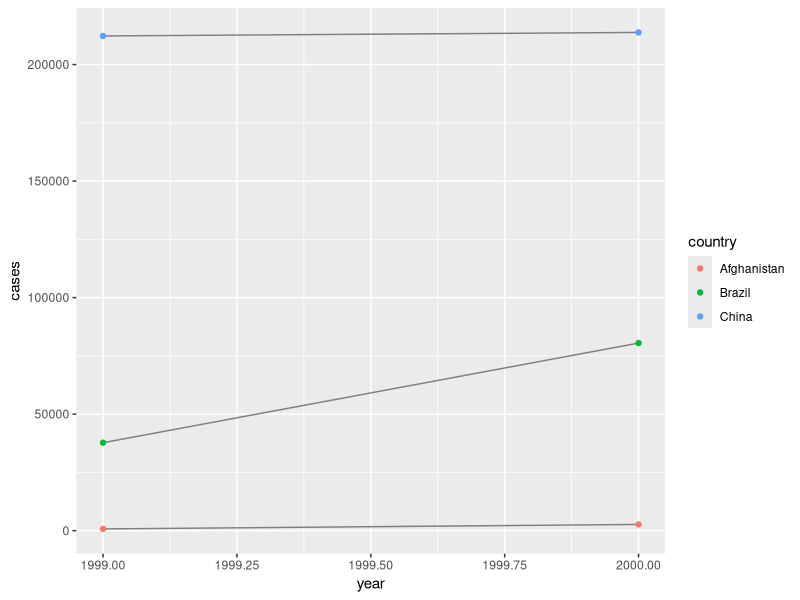
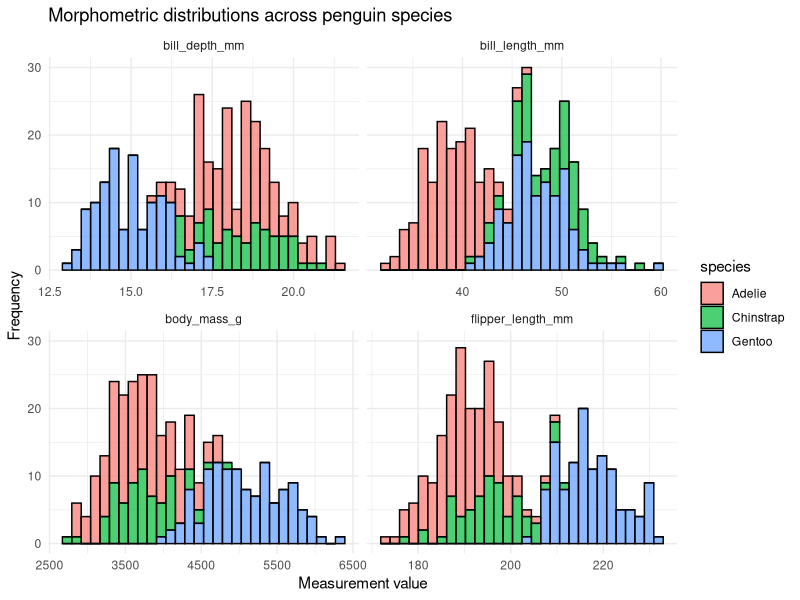

Here is the R script that generated these plots, in order:
## ---- chunk 1
library(tidyverse)
## ---- chunk 2

table1
#> # A tibble: 6 × 4
#>   country      year  cases population
#>   <chr>       <int>  <int>      <int>
#> 1 Afghanistan  1999    745   19987071
#> 2 Afghanistan  2000   2666   20595360
#> 3 Brazil       1999  37737  172006362
#> 4 Brazil       2000  80488  174504898
#> 5 China        1999 212258 1272915272
#> 6 China        2000 213766 1280428583
## ---- chunk 3
# Compute rate per 10,000
table1 %>% 
  mutate(rate = cases / population * 10000)
# mutate() is used to add a new column

## ---- chunk 4
# Compute cases per year
table1 %>% 
  count(year, wt = cases)
# it counts the number of entries in each year
## ---- chunk 5
# Visualise changes over time
ggplot(table1, aes(year, cases)) + 
  geom_line(aes(group = country), colour = "grey50") + 
  geom_point(aes(colour = country))
## ---- chunk 6
billboard
#> # A tibble: 317 × 79
#>   artist       track               date.entered   wk1   wk2   wk3   wk4   wk5
#>   <chr>        <chr>               <date>       <dbl> <dbl> <dbl> <dbl> <dbl>
#> 1 2 Pac        Baby Don't Cry (Ke... 2000-02-26      87    82    72    77    87
#> 2 2Ge+her      The Hardest Part O... 2000-09-02      91    87    92    NA    NA
#> 3 3 Doors Down Kryptonite          2000-04-08      81    70    68    67    66
#> 4 3 Doors Down Loser               2000-10-21      76    76    72    69    67
#> 5 504 Boyz     Wobble Wobble       2000-04-15      57    34    25    17    17
#> 6 98^0         Give Me Just One N... 2000-08-19      51    39    34    26    26
#> # ℹ 311 more rows
#> # ℹ 71 more variables: wk6 <dbl>, wk7 <dbl>, wk8 <dbl>, wk9 <dbl>, ...

## ---- chunk 7
#using the billboard dataset for pivot_longer()

billboard |> 
  pivot_longer(
    cols = starts_with("wk"), 
    names_to = "week",    #"week","rank" are quoted because they are new variables being created
    values_to = "rank"
  )

## ---- chunk 8
df <- tribble(
  ~id,  ~bp1, ~bp2,
   "A",  100,  120,
   "B",  140,  115,
   "C",  120,  125
)
## ---- chunk 9
df |> 
  pivot_longer(
    cols = bp1:bp2,
    names_to = "measurement",
    values_to = "value"
  )
# data pivoted and repeated an id for each measurement

## ---- chunk 10
cms_patient_experience
## ---- chunk 11
cms_patient_experience |> 
  distinct(measure_cd, measure_title)
## ---- chunk 12
cms_patient_experience |> 
  pivot_wider(
    names_from = measure_cd,
    values_from = prf_rate
  )

# still not good since there are different rows for each organisation
# we need to tell pivot_wider which column have values that uniquely identify each row 
# here the variables start with "org"
## ---- chunk 13
cms_patient_experience |> 
  pivot_wider(
    id_cols = starts_with("org"),
    names_from = measure_cd,
    values_from = prf_rate
  )
## ---- chunk 14
df <- tribble(
  ~id, ~measurement, ~value,
  "A",        "bp1",    100,
  "B",        "bp1",    140,
  "B",        "bp2",    115, 
  "A",        "bp2",    120,
  "A",        "bp3",    105
)
## ---- chunk 15
df |> 
  pivot_wider(
    names_from = measurement,
    values_from = value
  )
## ---- chunk 16
 df |> 
  distinct(measurement) |> 
  pull()

## ---- chunk 17
df |> 
  select(-measurement, -value) |> 
  distinct()

## ---- chunk 18
df |> 
  select(-measurement, -value) |> 
  distinct() |> 
  mutate(x = NA, y = NA, z = NA)

## ---- chunk 19
library(palmerpenguins)

# Create a long version of the penguins dataset

penguins_long <- penguins |>
  pivot_longer(
    cols = c(bill_length_mm, bill_depth_mm, flipper_length_mm, body_mass_g),
    names_to = "measurement_type",
    values_to = "value"
  )
# View the result
head(penguins_long)

## ---- chunk 20
penguins_long |>
  drop_na(value) |>
  ggplot(aes(x = value, fill = species)) +
  geom_histogram(bins = 30, alpha = 0.7, colour = "black") +
  facet_wrap(~ measurement_type, scales = "free_x") +
  theme_minimal() +
  labs(
    title = "Morphometric distributions across penguin species",
    x = "Measurement value",
    y = "Frequency"
  )

## ---- chunk 21
mass_summary <- penguins |>
  drop_na(body_mass_g) |>
  group_by(species, island) |>
  summarise(mean_mass = mean(body_mass_g))

head(mass_summary)

## ---- chunk 22
mass_matrix <- mass_summary |>
  pivot_wider(
    names_from = island,
    values_from = mean_mass
  )

head(mass_matrix)

## ---- chunk 23
table3
#> # A tibble: 6 × 3
#>   country      year rate             
#> * <chr>       <int> <chr>            
#> 1 Afghanistan  1999 745/19987071     
#> 2 Afghanistan  2000 2666/20595360    
#> 3 Brazil       1999 37737/172006362  
#> 4 Brazil       2000 80488/174504898  
#> 5 China        1999 212258/1272915272
#> 6 China        2000 213766/1280428583
## ---- chunk 24
table3 %>% 
  separate(rate, into = c("cases", "population"))

## ---- chunk 25
table3 %>% 
  separate(rate, into = c("cases", "population"), sep = "/")
## ---- chunk 26
table3 %>% 
  separate(rate, into = c("cases", "population"), convert = TRUE)

## ---- chunk 27
table3 %>% 
  separate(year, into = c("century", "year"), sep = 2)

## ---- chunk 28
table5 %>% 
  unite(new, century, year, sep = "")

## ---- chunk 29
library(tidyverse)

# A remarkably messy data frame of field sites
messy_sites <- tibble(
  site_id = c(" Nelly Bay", "nelly_bay", "NELLY BAY", " Geoffrey_Bay ", "geoffrey bay")
)

# Using stringr within mutate to standardize the text
clean_sites <- messy_sites |>
  mutate(
    # 1. Convert everything to lowercase
    site_clean = str_to_lower(site_id),
    # 2. Replace any spaces with underscores
    site_clean = str_replace_all(site_clean, pattern = " ", replacement = "_"),
    # 3. Trim any leading or trailing whitespace (invisible spaces at the ends)
    site_clean = str_trim(site_clean)
  )

print(clean_sites)

## ---- chunk 30
library(lubridate)

# Parsing different date formats
date_1 <- dmy("25/12/2026")
date_2 <- ymd("2026-12-25")

# R now recognizes these as identical Date objects
date_1 == date_2

## ---- chunk 31
# A tibble of raw sensor data with a messy character timestamp
sensor_data <- tibble(
  raw_time = c("14-05-2026 08:30:00", "14-05-2026 08:45:00", "14-05-2026 09:00:00"),
  temperature = c(24.5, 24.6, 24.4)
)

# Converting character strings to true POSIXct datetime objects
sensor_clean <- sensor_data |>
  mutate(
    true_time = dmy_hms(raw_time)
  )

print(sensor_clean)
